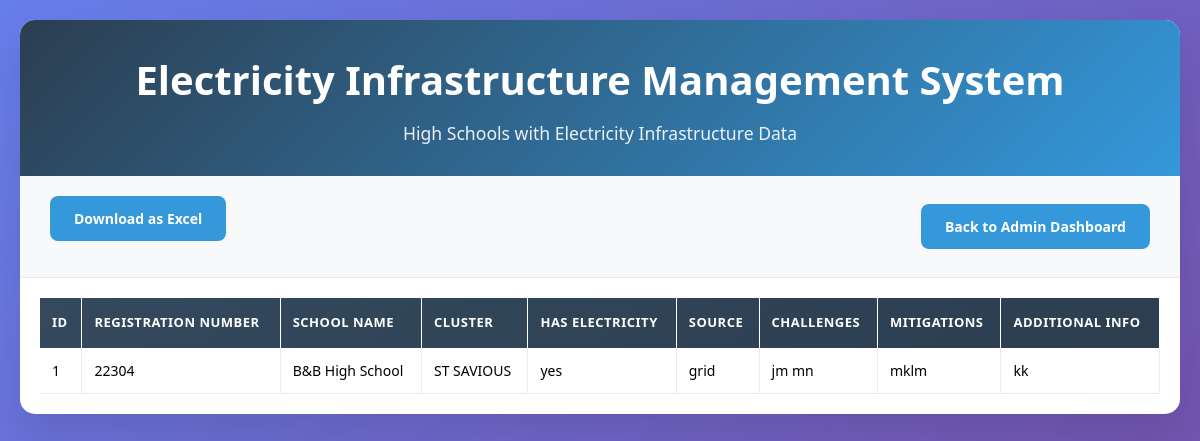
Screenshot of /view-electricity-infrastructur.php (signed in) with the database file from the repository.
### tables this page shows
CREATE TABLE `electricity_infrastructure` (
  `id` int(11) NOT NULL,
  `school_id` int(11) NOT NULL,
  `school_name` varchar(255) NOT NULL,
  `cluster` varchar(255) DEFAULT NULL,
  `centre` varchar(50) DEFAULT NULL,
  `has_electricity` enum('yes','no') NOT NULL,
  `source` varchar(255) DEFAULT NULL,
  `challenges` text DEFAULT NULL,
  `mitigations` text DEFAULT NULL,
  `additional_info` text DEFAULT NULL,
  `created_at` timestamp NOT NULL DEFAULT current_timestamp()
);

CREATE TABLE `schools` (
  `school_id` int(11) NOT NULL,
  `principal_name` varchar(30) NOT NULL,
  `principal_surname` varchar(30) NOT NULL,
  `gender` varchar(7) NOT NULL,
  `phone_number` int(15) NOT NULL,
  `email_address` varchar(100) NOT NULL,
  `constituency` varchar(100) DEFAULT NULL,
  `centre` varchar(100) DEFAULT NULL,
  `cluster` varchar(50) DEFAULT NULL,
  `typeofschool` varchar(50) DEFAULT NULL,
  `school_name` varchar(100) NOT NULL,
  `registration_number` varchar(50) NOT NULL,
  `male_teachers` int(11) NOT NULL,
  `female_teachers` int(11) NOT NULL,
  `total_teachers` int(11) DEFAULT 0,
  `council` varchar(50) NOT NULL,
  `village` varchar(50) NOT NULL,
  `user_id` int(11) DEFAULT NULL,
  `created_at` timestamp NOT NULL DEFAULT current_timestamp()
);

### view-electricity-infrastructur.php (the view, shortened to what this page needs)
<?php
$servername = "localhost";
$username = "root";
$password = "";
$dbname = "moet1";
$conn = new mysqli($servername, $username, $password, $dbname);
$sql = "
    SELECT ei.*, s.registration_number
    FROM electricity_infrastructure ei
    JOIN schools s ON ei.school_id = s.school_id
    WHERE s.typeofschool = 'Public'
      AND s.cluster IS NOT NULL
      AND s.centre IS NULL
      AND ei.id IN (
          SELECT MAX(id)
          FROM electricity_infrastructure
          WHERE school_id IN (
              SELECT school_id
              FROM schools
              WHERE cluster IS NOT NULL AND centre IS NULL
          )
          GROUP BY school_id
      )
    ORDER BY s.school_name
";
$result = $conn->query($sql);
if ($result->num_rows > 0) {
    $infrastructureData = [];
    while ($row = $result->fetch_assoc()) {
        $infrastructureData[] = $row;
    }
} else {
    $infrastructureData = [];
}
?>
<!DOCTYPE html>
<html lang="en">
<head>
    <link href="https://cdn.jsdelivr.net/npm/tailwindcss@2.2.19/dist/tailwind.min.css" rel="stylesheet">
</head>
<body>
    <div class="container">
        <div class="header">
            <h1>Electricity Infrastructure Management System</h1>
            <p>High Schools with Electricity Infrastructure Data</p>
        </div>
        <div class="controls">
            <form method="POST" class="mb-4 text-center">
                <button type="submit" name="download" class="btn btn-primary">Download as Excel</button>
            </form>
            <a href="Adminlinks.php" class="btn btn-primary">Back to Admin Dashboard</a>
        </div>
        <div class="table-container">
            <table>
                <thead>
                    <tr>
                        <th>ID</th>
                        <th>Registration Number</th>
                        <th>School Name</th>
                        <th>Cluster</th>
                        <th>Has Electricity</th>
                        <th>Source</th>
                        <th>Challenges</th>
                        <th>Mitigations</th>
                        <th>Additional Info</th>
                    </tr>
                </thead>
                <tbody>
                    <?php if (!empty($infrastructureData)): ?>
                        <?php foreach ($infrastructureData as $infrastructure): ?>
                            <tr>
                                <td><?php echo htmlspecialchars($infrastructure['id']); ?></td>
                                <td><?php echo htmlspecialchars($infrastructure['registration_number']); ?></td>
                                <td><?php echo htmlspecialchars($infrastructure['school_name']); ?></td>
                                <td><?php echo htmlspecialchars($infrastructure['cluster']); ?></td>
                                <td><?php echo htmlspecialchars($infrastructure['has_electricity']); ?></td>
                                <td><?php echo htmlspecialchars($infrastructure['source']); ?></td>
                                <td><?php echo htmlspecialchars($infrastructure['challenges']); ?></td>
                                <td><?php echo htmlspecialchars($infrastructure['mitigations']); ?></td>
                                <td><?php echo htmlspecialchars($infrastructure['additional_info']); ?></td>
                            </tr>
                        <?php endforeach; ?>
                    <?php else: ?>
                        <tr>
                            <td colspan="9" class="no-data">No data available</td>
                        </tr>
                    <?php endif; ?>
                </tbody>
            </table>
        </div>
    </div>
</body>
</html>

### view-electricity-infrastructur.php (style rules this page uses)
* { margin: 0; padding: 0; box-sizing: border-box; }
body { font-family: 'Segoe UI', Tahoma, Geneva, Verdana, sans-serif; background: linear-gradient(135deg, #667eea 0%, #764ba2 100%); min-height: 100vh; padding: 20px; }
.container { max-width: 1400px; margin: 0 auto; background: white; border-radius: 15px; box-shadow: 0 20px 40px rgba(0, 0, 0, 0.1); overflow: hidden; }
.header { background: linear-gradient(135deg, #2c3e50 0%, #3498db 100%); color: white; padding: 30px; text-align: center; }
.header h1 { font-size: 2.5rem; margin-bottom: 10px; font-weight: 700; }
.header p { font-size: 1.1rem; opacity: 0.9; }
.controls { padding: 20px 30px; background: #f8f9fa; border-bottom: 1px solid #e9ecef; display: flex; justify-content: space-between; align-items: center; flex-wrap: wrap; gap: 15px; }
.btn { padding: 12px 24px; border: none; border-radius: 8px; font-size: 14px; font-weight: 600; cursor: pointer; transition: all 0.3s ease; text-decoration: none; display: inline-flex; align-items: center; gap: 8px; }
.btn-primary { background: #3498db; color: white; }
.table-container { overflow-x: auto; max-height: 70vh; padding: 20px; }
table { width: 100%; border-collapse: collapse; font-size: 14px; }
thead { background: linear-gradient(135deg, #34495e 0%, #2c3e50 100%); color: white; position: sticky; top: 0; z-index: 10; }
th { padding: 15px 12px; text-align: left; font-weight: 600; font-size: 13px; text-transform: uppercase; letter-spacing: 0.5px; border-right: 1px solid rgba(255, 255, 255, 0.1); }
tbody tr { transition: all 0.3s ease; }
td { padding: 12px; border-bottom: 1px solid #e9ecef; border-right: 1px solid #e9ecef; vertical-align: middle; }

### rows the page displays
electricity_infrastructure: id "1", school.registration_number "22304", school_name "B&B High School", cluster "ST SAVIOUS", has_electricity "yes", source "grid", challenges "jm mn", mitigations "mklm", additional_info "kk"
